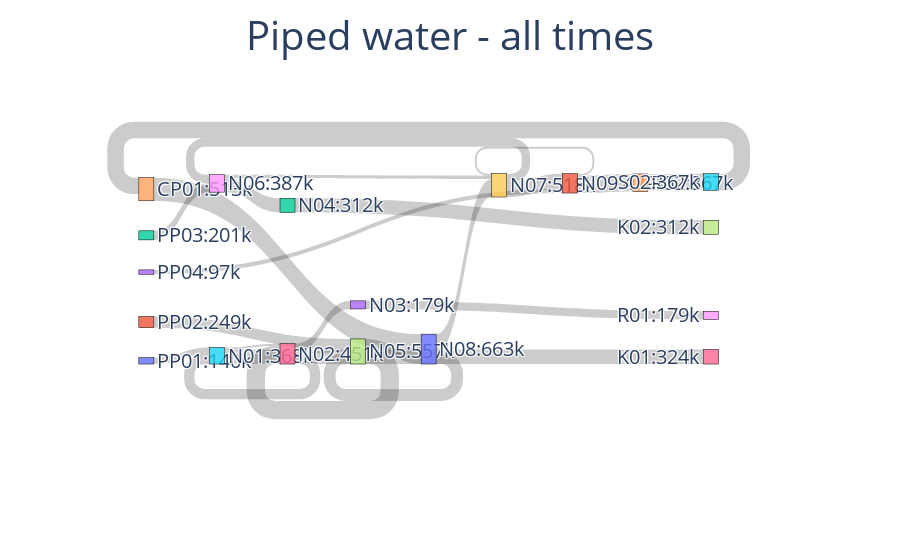

Source (notebook cell):
### Markdown cell above
If we omit the `time_period` entry entirely, then the flows shown in the Sankey diagram are cumulative for the entire time horizon:

### Code cell
input_data = {"pareto_var": results_dict["v_F_Piped_dict"]}
args = {"plot_title": "Piped water - all times",
        "output_file": "demo_sankey_all_times.html",
        "jupyter_notebook": True,
       }
plot_sankey(input_data, args)

### Figure 1 — Plotly figure (JSON) as saved in the notebook; plotly's stock layout.template omitted (floating-point values rounded to 4 significant figures)
{"data": [{"link": {"source": [0, 1, 2, 3, 4, 5, 6, 6, 6, 7, 7, 8, 8, 9, 9, 10, 10, 11, 5, 12, 13, 11, 14, 15], "target": [5, 7, 8, 11, 10, 6, 5, 13, 7, 6, 10, 12, 9, 8, 11, 7, 9, 9, 16, 17, 18, 14, 15, 4], "value": [140900.0, 249400.0, 201500.0, 97950.0, 513500.0, 44040.0, 227500.0, 179500.0, 44040.0, 407000.0, 150200.0, 312400.0, 75320.0, 186200.0, 332000.0, 263800.0, 399900.0, 42920.0, 324400.0, 312400.0, 179500.0, 387000.0, 367600.0, 367600.0]}, "node": {"label": ["PP01:140k", "PP02:249k", "PP03:201k", "PP04:97k", "CP01:513k", "N01:368k", "N02:451k", "N05:557k", "N06:387k", "N07:518k", "N08:663k", "N09:429k", "N04:312k", "N03:179k", "R02:367k", "S02:367k", "K01:324k", "K02:312k", "R01:179k"], "line": {"color": "black", "width": 0.5}, "pad": 30, "thickness": 15}, "type": "sankey"}], "layout": {"font": {"size": 20}, "title": {"font": {"size": 40}, "text": "Piped water - all times", "x": 0.5}}}
